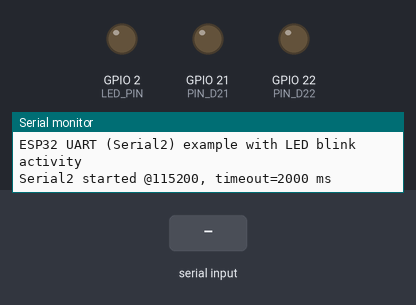
This sketch was run on a simulated ESP32. On the bench: output pins drawn as LEDs (lit = HIGH), the last lines printed to the serial monitor. The inputs (shaded band) are chosen by the test bench.

Above: at 1.2 s.
1.3 s: "1\n" received over Serial
At 2.1 s:
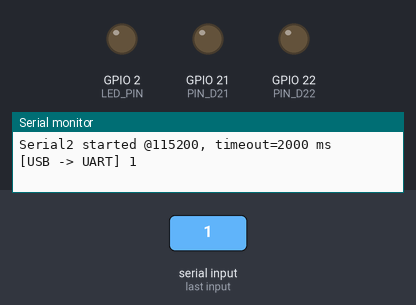
2.8 s: "1\n" received over the second serial link
At 5.6 s:
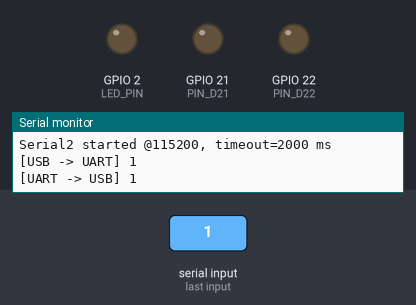
5.8 s: "0\n" received over the second serial link
At 8.1 s:
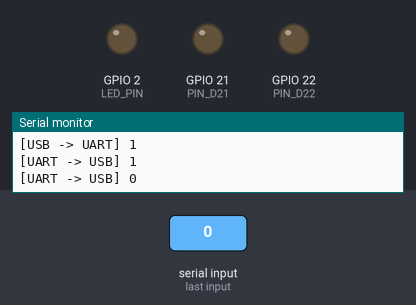
8.8 s: "2\n" received over the second serial link
At 11.9 s:
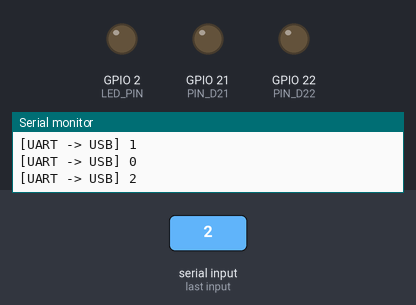
Timing chart, 0 to 12.8 s (numbered marks = the images above; inputs shaded):
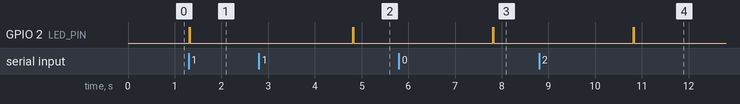

The sketch:

esp-radio.ino
```cpp
// ESP32 Arduino sketch
// - Pull GPIO21 and GPIO22 LOW
// - Use UART on GPIO16 (RX) and GPIO17 (TX) at 115200 baud
// - Set Serial2 timeout = 2000 ms
// - Blink LED when data goes IN or OUT of UART

const int PIN_D21 = 21; // D21 -> GPIO21
const int PIN_D22 = 22; // D22 -> GPIO22

// UART pins for Serial2
const int UART2_RX_PIN = 16; // external device TX -> ESP32 RX (GPIO16)
const int UART2_TX_PIN = 17; // external device RX <- ESP32 TX (GPIO17)

const int LED_PIN = 2;     // On-board LED on most ESP32 dev boards
const int LED_BLINK_TIME = 10;  // ms LED stays ON per activity

unsigned long ledOffTime = 0;   // timestamp for turning LED off

void blinkLED() {
  digitalWrite(LED_PIN, HIGH);
  ledOffTime = millis() + LED_BLINK_TIME;
}

void setup() {
  Serial.begin(115200);
  while (!Serial) { delay(10); }

  pinMode(PIN_D21, OUTPUT);
  pinMode(PIN_D22, OUTPUT);
  digitalWrite(PIN_D21, LOW);
  digitalWrite(PIN_D22, LOW);

  pinMode(LED_PIN, OUTPUT);
  digitalWrite(LED_PIN, LOW);

  Serial.println();
  Serial.println("ESP32 UART (Serial2) example with LED blink activity");

  Serial2.begin(115200, SERIAL_8N1, UART2_RX_PIN, UART2_TX_PIN);
  Serial2.setTimeout(2000);

  Serial.println("Serial2 started @115200, timeout=2000 ms");
}

void loop() {
  // Turn LED OFF when timeout expires
  if (millis() > ledOffTime) {
    digitalWrite(LED_PIN, LOW);
  }

  // UART → USB
  if (Serial2.available()) {
    String inFromUART = Serial2.readString();
    Serial.print("[UART -> USB] ");
    Serial.println(inFromUART);

    blinkLED();   // blink LED on RX activity
  }

  // USB → UART
  if (Serial.available()) {
    String outToUART = Serial.readStringUntil('\n');

    Serial2.print(outToUART);
    Serial2.print('\n');

    Serial.print("[USB -> UART] ");
    Serial.println(outToUART);

    blinkLED();   // blink LED on TX activity
  }

  delay(10);
}
```

bridge.ino
```cpp

```

Measured:
- after the input at 1.3 s, GPIO 2 (LED_PIN): LOW → HIGH at once, → LOW 0.02 s later
- after the input at 2.8 s, GPIO 2 (LED_PIN): LOW → HIGH after 2.0 s, → LOW 0.02 s later
- after the input at 5.8 s, GPIO 2 (LED_PIN): LOW → HIGH after 2.0 s, → LOW 0.02 s later
- after the input at 8.8 s, GPIO 2 (LED_PIN): LOW → HIGH after 2.0 s, → LOW 0.02 s later
